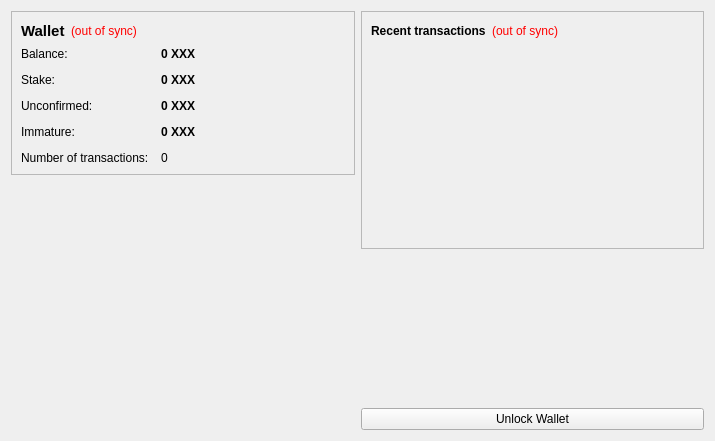
<?xml version="1.0" encoding="UTF-8"?>
<ui version="4.0">
 <class>OverviewPage</class>
 <widget class="QWidget" name="OverviewPage">
  <property name="geometry">
   <rect>
    <x>0</x>
    <y>0</y>
    <width>715</width>
    <height>441</height>
   </rect>
  </property>
  <property name="windowTitle">
   <string>Form</string>
  </property>
  <layout class="QHBoxLayout" name="horizontalLayout" stretch="1,1">
   <item>
    <layout class="QVBoxLayout" name="verticalLayout_2">
     <item>
      <widget class="QFrame" name="frame">
       <property name="frameShape">
        <enum>QFrame::StyledPanel</enum>
       </property>
       <property name="frameShadow">
        <enum>QFrame::Raised</enum>
       </property>
       <layout class="QVBoxLayout" name="verticalLayout_4">
        <item>
         <layout class="QHBoxLayout" name="horizontalLayout_4">
          <item>
           <widget class="QLabel" name="label_5">
            <property name="font">
             <font>
              <pointsize>11</pointsize>
              <weight>75</weight>
              <bold>true</bold>
             </font>
            </property>
            <property name="text">
             <string>Wallet</string>
            </property>
           </widget>
          </item>
          <item>
           <widget class="QLabel" name="labelWalletStatus">
            <property name="toolTip">
             <string>The displayed information may be out of date. Your wallet automatically synchronizes with the xxxcoin network after a connection is established, but this process has not completed yet.</string>
            </property>
            <property name="styleSheet">
             <string notr="true">QLabel { color: red; }</string>
            </property>
            <property name="text">
             <string notr="true">(out of sync)</string>
            </property>
            <property name="alignment">
             <set>Qt::AlignLeading|Qt::AlignLeft|Qt::AlignVCenter</set>
            </property>
           </widget>
          </item>
          <item>
           <spacer name="horizontalSpacer_2">
            <property name="orientation">
             <enum>Qt::Horizontal</enum>
            </property>
            <property name="sizeHint" stdset="0">
             <size>
              <width>40</width>
              <height>20</height>
             </size>
            </property>
           </spacer>
          </item>
         </layout>
        </item>
        <item>
         <layout class="QFormLayout" name="formLayout_2">
          <property name="fieldGrowthPolicy">
           <enum>QFormLayout::AllNonFixedFieldsGrow</enum>
          </property>
          <property name="horizontalSpacing">
           <number>12</number>
          </property>
          <property name="verticalSpacing">
           <number>12</number>
          </property>
          <item row="0" column="0">
           <widget class="QLabel" name="label">
            <property name="text">
             <string>Balance:</string>
            </property>
           </widget>
          </item>
          <item row="0" column="1">
           <widget class="QLabel" name="labelBalance">
            <property name="font">
             <font>
              <weight>75</weight>
              <bold>true</bold>
             </font>
            </property>
            <property name="cursor">
             <cursorShape>IBeamCursor</cursorShape>
            </property>
            <property name="toolTip">
             <string>Your current balance</string>
            </property>
            <property name="text">
             <string notr="true">0 XXX</string>
            </property>
            <property name="textInteractionFlags">
             <set>Qt::LinksAccessibleByMouse|Qt::TextSelectableByKeyboard|Qt::TextSelectableByMouse</set>
            </property>
           </widget>
          </item>
          <item row="1" column="0">
           <widget class="QLabel" name="label_6">
            <property name="text">
             <string>Stake:</string>
            </property>
           </widget>
          </item>
          <item row="1" column="1">
           <widget class="QLabel" name="labelStake">
            <property name="font">
             <font>
              <weight>75</weight>
              <bold>true</bold>
             </font>
            </property>
            <property name="cursor">
             <cursorShape>IBeamCursor</cursorShape>
            </property>
            <property name="toolTip">
             <string>Total of coins that was staked, and do not yet count toward the current balance</string>
            </property>
            <property name="text">
             <string notr="true">0 XXX</string>
            </property>
            <property name="textInteractionFlags">
             <set>Qt::LinksAccessibleByMouse|Qt::TextSelectableByKeyboard|Qt::TextSelectableByMouse</set>
            </property>
           </widget>
          </item>
          <item row="2" column="0">
           <widget class="QLabel" name="label_3">
            <property name="text">
             <string>Unconfirmed:</string>
            </property>
           </widget>
          </item>
          <item row="2" column="1">
           <widget class="QLabel" name="labelUnconfirmed">
            <property name="font">
             <font>
              <weight>75</weight>
              <bold>true</bold>
             </font>
            </property>
            <property name="cursor">
             <cursorShape>IBeamCursor</cursorShape>
            </property>
            <property name="toolTip">
             <string>Total of transactions that have yet to be confirmed, and do not yet count toward the current balance</string>
            </property>
            <property name="text">
             <string notr="true">0 XXX</string>
            </property>
            <property name="textInteractionFlags">
             <set>Qt::LinksAccessibleByMouse|Qt::TextSelectableByKeyboard|Qt::TextSelectableByMouse</set>
            </property>
           </widget>
          </item>
          <item row="3" column="0">
           <widget class="QLabel" name="labelImmatureText">
            <property name="text">
             <string>Immature:</string>
            </property>
           </widget>
          </item>
          <item row="3" column="1">
           <widget class="QLabel" name="labelImmature">
            <property name="font">
             <font>
              <weight>75</weight>
              <bold>true</bold>
             </font>
            </property>
            <property name="toolTip">
             <string>Mined balance that has not yet matured</string>
            </property>
            <property name="text">
             <string notr="true">0 XXX</string>
            </property>
            <property name="textInteractionFlags">
             <set>Qt::LinksAccessibleByMouse|Qt::TextSelectableByKeyboard|Qt::TextSelectableByMouse</set>
            </property>
           </widget>
          </item>
          <item row="4" column="0">
           <widget class="QLabel" name="label_2">
            <property name="text">
             <string>Number of transactions:</string>
            </property>
           </widget>
          </item>
          <item row="4" column="1">
           <widget class="QLabel" name="labelNumTransactions">
            <property name="toolTip">
             <string>Total number of transactions in wallet</string>
            </property>
            <property name="text">
             <string notr="true">0</string>
            </property>
           </widget>
          </item>
         </layout>
        </item>
       </layout>
      </widget>
     </item>
     <item>
      <spacer name="verticalSpacer">
       <property name="orientation">
        <enum>Qt::Vertical</enum>
       </property>
       <property name="sizeHint" stdset="0">
        <size>
         <width>20</width>
         <height>40</height>
        </size>
       </property>
      </spacer>
     </item>
     <item>
      <widget class="QLabel" name="label_6">
       <property name="text">
        <string/>
       </property>
       <property name="pixmap">
        <pixmap resource="../bitcoin.qrc">:/images/backg</pixmap>
       </property>
       <property name="scaledContents">
        <bool>false</bool>
       </property>
       <property name="alignment">
        <set>Qt::AlignCenter</set>
       </property>
       <property name="margin">
        <number>-2</number>
       </property>
      </widget>
     </item>
    </layout>
   </item>
   <item>
    <layout class="QVBoxLayout" name="verticalLayout_3">
     <item>
      <widget class="QFrame" name="frame_2">
       <property name="frameShape">
        <enum>QFrame::StyledPanel</enum>
       </property>
       <property name="frameShadow">
        <enum>QFrame::Raised</enum>
       </property>
       <layout class="QVBoxLayout" name="verticalLayout">
        <item>
         <layout class="QHBoxLayout" name="horizontalLayout_2">
          <item>
           <widget class="QLabel" name="label_4">
            <property name="text">
             <string>&lt;b&gt;Recent transactions&lt;/b&gt;</string>
            </property>
           </widget>
          </item>
          <item>
           <widget class="QLabel" name="labelTransactionsStatus">
            <property name="toolTip">
             <string>The displayed information may be out of date. Your wallet automatically synchronizes with the xxxcoin network after a connection is established, but this process has not completed yet.</string>
            </property>
            <property name="styleSheet">
             <string notr="true">QLabel { color: red; }</string>
            </property>
            <property name="text">
             <string notr="true">(out of sync)</string>
            </property>
            <property name="alignment">
             <set>Qt::AlignRight|Qt::AlignTrailing|Qt::AlignVCenter</set>
            </property>
           </widget>
          </item>
          <item>
           <spacer name="horizontalSpacer">
            <property name="orientation">
             <enum>Qt::Horizontal</enum>
            </property>
            <property name="sizeHint" stdset="0">
             <size>
              <width>40</width>
              <height>20</height>
             </size>
            </property>
           </spacer>
          </item>
         </layout>
        </item>
        <item>
         <widget class="QListView" name="listTransactions">
          <property name="styleSheet">
           <string notr="true">QListView { background: transparent; }</string>
          </property>
          <property name="frameShape">
           <enum>QFrame::NoFrame</enum>
          </property>
          <property name="verticalScrollBarPolicy">
           <enum>Qt::ScrollBarAlwaysOff</enum>
          </property>
          <property name="horizontalScrollBarPolicy">
           <enum>Qt::ScrollBarAlwaysOff</enum>
          </property>
          <property name="selectionMode">
           <enum>QAbstractItemView::NoSelection</enum>
          </property>
         </widget>
        </item>
       </layout>
      </widget>
     </item>
     <item>
      <spacer name="verticalSpacer_2">
       <property name="orientation">
        <enum>Qt::Vertical</enum>
       </property>
       <property name="sizeHint" stdset="0">
        <size>
         <width>20</width>
         <height>40</height>
        </size>
       </property>
      </spacer>
     </item>
     <item>
      <widget class="QPushButton" name="unlockWalletButton">
       <property name="text">
        <string>Unlock Wallet</string>
       </property>
      </widget>
     </item>
    </layout>
   </item>
  </layout>
 </widget>
 <resources>
  <include location="../bitcoin.qrc"/>
 </resources>
 <connections/>
</ui>
